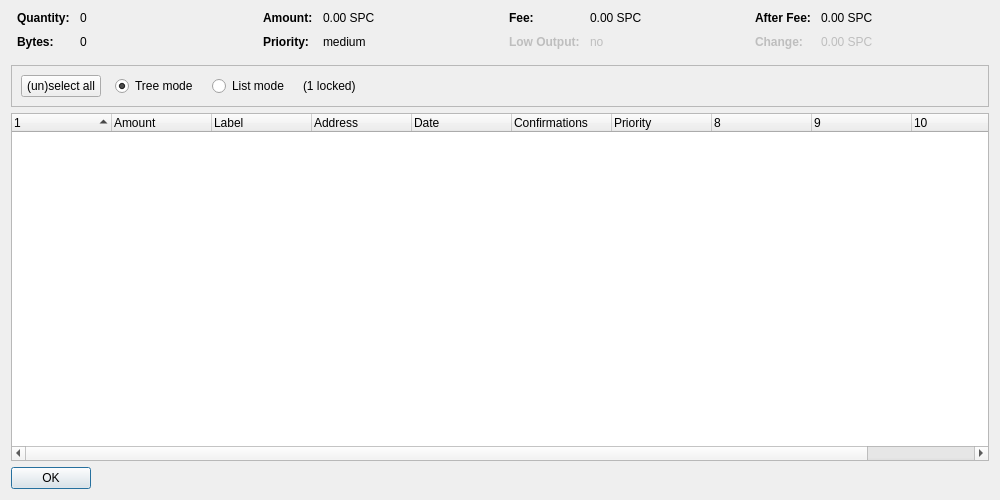
<?xml version="1.0" encoding="UTF-8"?>
<ui version="4.0">
 <class>CoinControlDialog</class>
 <widget class="QDialog" name="CoinControlDialog">
  <property name="geometry">
   <rect>
    <x>0</x>
    <y>0</y>
    <width>1000</width>
    <height>500</height>
   </rect>
  </property>
  <property name="windowTitle">
   <string>Coin Control Address Selection</string>
  </property>
  <layout class="QVBoxLayout" name="verticalLayout">
   <item>
    <layout class="QHBoxLayout" name="horizontalLayoutTop" stretch="0,0,0,0">
     <property name="topMargin">
      <number>0</number>
     </property>
     <property name="bottomMargin">
      <number>10</number>
     </property>
     <item>
      <layout class="QFormLayout" name="formLayoutCoinControl1">
       <property name="horizontalSpacing">
        <number>10</number>
       </property>
       <property name="verticalSpacing">
        <number>10</number>
       </property>
       <property name="leftMargin">
        <number>6</number>
       </property>
       <property name="rightMargin">
        <number>6</number>
       </property>
       <item row="0" column="0">
        <widget class="QLabel" name="labelCoinControlQuantityText">
         <property name="font">
          <font>
           <weight>75</weight>
           <bold>true</bold>
          </font>
         </property>
         <property name="text">
          <string>Quantity:</string>
         </property>
        </widget>
       </item>
       <item row="0" column="1">
        <widget class="QLabel" name="labelCoinControlQuantity">
         <property name="cursor">
          <cursorShape>IBeamCursor</cursorShape>
         </property>
         <property name="contextMenuPolicy">
          <enum>Qt::ActionsContextMenu</enum>
         </property>
         <property name="text">
          <string notr="true">0</string>
         </property>
         <property name="textInteractionFlags">
          <set>Qt::LinksAccessibleByMouse|Qt::TextSelectableByKeyboard|Qt::TextSelectableByMouse</set>
         </property>
        </widget>
       </item>
       <item row="1" column="0">
        <widget class="QLabel" name="labelCoinControlBytesText">
         <property name="font">
          <font>
           <weight>75</weight>
           <bold>true</bold>
          </font>
         </property>
         <property name="text">
          <string>Bytes:</string>
         </property>
        </widget>
       </item>
       <item row="1" column="1">
        <widget class="QLabel" name="labelCoinControlBytes">
         <property name="cursor">
          <cursorShape>IBeamCursor</cursorShape>
         </property>
         <property name="contextMenuPolicy">
          <enum>Qt::ActionsContextMenu</enum>
         </property>
         <property name="text">
          <string notr="true">0</string>
         </property>
         <property name="textInteractionFlags">
          <set>Qt::LinksAccessibleByMouse|Qt::TextSelectableByKeyboard|Qt::TextSelectableByMouse</set>
         </property>
        </widget>
       </item>
      </layout>
     </item>
     <item>
      <layout class="QFormLayout" name="formLayoutCoinControl2">
       <property name="horizontalSpacing">
        <number>10</number>
       </property>
       <property name="verticalSpacing">
        <number>10</number>
       </property>
       <property name="leftMargin">
        <number>6</number>
       </property>
       <property name="rightMargin">
        <number>6</number>
       </property>
       <item row="0" column="0">
        <widget class="QLabel" name="labelCoinControlAmountText">
         <property name="font">
          <font>
           <weight>75</weight>
           <bold>true</bold>
          </font>
         </property>
         <property name="text">
          <string>Amount:</string>
         </property>
        </widget>
       </item>
       <item row="0" column="1">
        <widget class="QLabel" name="labelCoinControlAmount">
         <property name="cursor">
          <cursorShape>IBeamCursor</cursorShape>
         </property>
         <property name="contextMenuPolicy">
          <enum>Qt::ActionsContextMenu</enum>
         </property>
         <property name="text">
          <string notr="true">0.00 SPC</string>
         </property>
         <property name="textInteractionFlags">
          <set>Qt::LinksAccessibleByMouse|Qt::TextSelectableByKeyboard|Qt::TextSelectableByMouse</set>
         </property>
        </widget>
       </item>
       <item row="1" column="0">
        <widget class="QLabel" name="labelCoinControlPriorityText">
         <property name="font">
          <font>
           <weight>75</weight>
           <bold>true</bold>
          </font>
         </property>
         <property name="text">
          <string>Priority:</string>
         </property>
        </widget>
       </item>
       <item row="1" column="1">
        <widget class="QLabel" name="labelCoinControlPriority">
         <property name="cursor">
          <cursorShape>IBeamCursor</cursorShape>
         </property>
         <property name="contextMenuPolicy">
          <enum>Qt::ActionsContextMenu</enum>
         </property>
         <property name="text">
          <string notr="true">medium</string>
         </property>
         <property name="textInteractionFlags">
          <set>Qt::LinksAccessibleByMouse|Qt::TextSelectableByKeyboard|Qt::TextSelectableByMouse</set>
         </property>
        </widget>
       </item>
      </layout>
     </item>
     <item>
      <layout class="QFormLayout" name="formLayoutCoinControl3">
       <property name="horizontalSpacing">
        <number>10</number>
       </property>
       <property name="verticalSpacing">
        <number>10</number>
       </property>
       <property name="leftMargin">
        <number>6</number>
       </property>
       <property name="rightMargin">
        <number>6</number>
       </property>
       <item row="0" column="0">
        <widget class="QLabel" name="labelCoinControlFeeText">
         <property name="font">
          <font>
           <weight>75</weight>
           <bold>true</bold>
          </font>
         </property>
         <property name="text">
          <string>Fee:</string>
         </property>
        </widget>
       </item>
       <item row="0" column="1">
        <widget class="QLabel" name="labelCoinControlFee">
         <property name="cursor">
          <cursorShape>IBeamCursor</cursorShape>
         </property>
         <property name="contextMenuPolicy">
          <enum>Qt::ActionsContextMenu</enum>
         </property>
         <property name="text">
          <string notr="true">0.00 SPC</string>
         </property>
         <property name="textInteractionFlags">
          <set>Qt::LinksAccessibleByMouse|Qt::TextSelectableByKeyboard|Qt::TextSelectableByMouse</set>
         </property>
        </widget>
       </item>
       <item row="1" column="0">
        <widget class="QLabel" name="labelCoinControlLowOutputText">
         <property name="enabled">
          <bool>false</bool>
         </property>
         <property name="font">
          <font>
           <weight>75</weight>
           <bold>true</bold>
          </font>
         </property>
         <property name="text">
          <string>Low Output:</string>
         </property>
        </widget>
       </item>
       <item row="1" column="1">
        <widget class="QLabel" name="labelCoinControlLowOutput">
         <property name="enabled">
          <bool>false</bool>
         </property>
         <property name="cursor">
          <cursorShape>IBeamCursor</cursorShape>
         </property>
         <property name="contextMenuPolicy">
          <enum>Qt::ActionsContextMenu</enum>
         </property>
         <property name="text">
          <string notr="true">no</string>
         </property>
         <property name="textInteractionFlags">
          <set>Qt::LinksAccessibleByMouse|Qt::TextSelectableByKeyboard|Qt::TextSelectableByMouse</set>
         </property>
        </widget>
       </item>
      </layout>
     </item>
     <item>
      <layout class="QFormLayout" name="formLayoutCoinControl4">
       <property name="horizontalSpacing">
        <number>10</number>
       </property>
       <property name="verticalSpacing">
        <number>10</number>
       </property>
       <property name="leftMargin">
        <number>6</number>
       </property>
       <property name="rightMargin">
        <number>6</number>
       </property>
       <item row="0" column="0">
        <widget class="QLabel" name="labelCoinControlAfterFeeText">
         <property name="font">
          <font>
           <weight>75</weight>
           <bold>true</bold>
          </font>
         </property>
         <property name="text">
          <string>After Fee:</string>
         </property>
        </widget>
       </item>
       <item row="0" column="1">
        <widget class="QLabel" name="labelCoinControlAfterFee">
         <property name="cursor">
          <cursorShape>IBeamCursor</cursorShape>
         </property>
         <property name="contextMenuPolicy">
          <enum>Qt::ActionsContextMenu</enum>
         </property>
         <property name="text">
          <string notr="true">0.00 SPC</string>
         </property>
         <property name="textInteractionFlags">
          <set>Qt::LinksAccessibleByMouse|Qt::TextSelectableByKeyboard|Qt::TextSelectableByMouse</set>
         </property>
        </widget>
       </item>
       <item row="1" column="0">
        <widget class="QLabel" name="labelCoinControlChangeText">
         <property name="enabled">
          <bool>false</bool>
         </property>
         <property name="font">
          <font>
           <weight>75</weight>
           <bold>true</bold>
          </font>
         </property>
         <property name="text">
          <string>Change:</string>
         </property>
        </widget>
       </item>
       <item row="1" column="1">
        <widget class="QLabel" name="labelCoinControlChange">
         <property name="enabled">
          <bool>false</bool>
         </property>
         <property name="cursor">
          <cursorShape>IBeamCursor</cursorShape>
         </property>
         <property name="contextMenuPolicy">
          <enum>Qt::ActionsContextMenu</enum>
         </property>
         <property name="text">
          <string notr="true">0.00 SPC</string>
         </property>
         <property name="textInteractionFlags">
          <set>Qt::LinksAccessibleByMouse|Qt::TextSelectableByKeyboard|Qt::TextSelectableByMouse</set>
         </property>
        </widget>
       </item>
      </layout>
     </item>
    </layout>
   </item>
   <item>
    <widget class="QFrame" name="frame">
     <property name="minimumSize">
      <size>
       <width>0</width>
       <height>40</height>
      </size>
     </property>
     <property name="frameShape">
      <enum>QFrame::StyledPanel</enum>
     </property>
     <property name="frameShadow">
      <enum>QFrame::Sunken</enum>
     </property>
     <layout class="QHBoxLayout" name="horizontalLayout">
      <item>
       <layout class="QHBoxLayout" name="horizontalLayoutPanel" stretch="0,0,0,0,0">
        <property name="spacing">
         <number>14</number>
        </property>
        <item>
         <widget class="QPushButton" name="pushButtonSelectAll">
          <property name="sizePolicy">
           <sizepolicy hsizetype="Maximum" vsizetype="Fixed">
            <horstretch>0</horstretch>
            <verstretch>0</verstretch>
           </sizepolicy>
          </property>
          <property name="text">
           <string>(un)select all</string>
          </property>
         </widget>
        </item>
        <item>
         <widget class="QRadioButton" name="radioTreeMode">
          <property name="sizePolicy">
           <sizepolicy hsizetype="Maximum" vsizetype="Fixed">
            <horstretch>0</horstretch>
            <verstretch>0</verstretch>
           </sizepolicy>
          </property>
          <property name="text">
           <string>Tree mode</string>
          </property>
          <property name="checked">
           <bool>true</bool>
          </property>
         </widget>
        </item>
        <item>
         <widget class="QRadioButton" name="radioListMode">
          <property name="sizePolicy">
           <sizepolicy hsizetype="Maximum" vsizetype="Fixed">
            <horstretch>0</horstretch>
            <verstretch>0</verstretch>
           </sizepolicy>
          </property>
          <property name="text">
           <string>List mode</string>
          </property>
         </widget>
        </item>
        <item>
         <widget class="QLabel" name="labelLocked">
          <property name="text">
           <string notr="true">(1 locked)</string>
          </property>
         </widget>
        </item>
        <item>
         <spacer name="horizontalSpacer">
          <property name="orientation">
           <enum>Qt::Horizontal</enum>
          </property>
          <property name="sizeHint" stdset="0">
           <size>
            <width>40</width>
            <height>20</height>
           </size>
          </property>
         </spacer>
        </item>
       </layout>
      </item>
     </layout>
    </widget>
   </item>
   <item>
    <widget class="CoinControlTreeWidget" name="treeWidget">
     <property name="contextMenuPolicy">
      <enum>Qt::CustomContextMenu</enum>
     </property>
     <property name="sortingEnabled">
      <bool>false</bool>
     </property>
     <property name="columnCount">
      <number>11</number>
     </property>
     <attribute name="headerShowSortIndicator" stdset="0">
      <bool>true</bool>
     </attribute>
     <attribute name="headerStretchLastSection">
      <bool>false</bool>
     </attribute>
     <column>
      <property name="text">
       <string/>
      </property>
     </column>
     <column>
      <property name="text">
       <string>Amount</string>
      </property>
     </column>
     <column>
      <property name="text">
       <string notr="true">Label</string>
      </property>
     </column>
     <column>
      <property name="text">
       <string>Address</string>
      </property>
     </column>
     <column>
      <property name="text">
       <string>Date</string>
      </property>
     </column>
     <column>
      <property name="text">
       <string>Confirmations</string>
      </property>
      <property name="toolTip">
       <string>Confirmed</string>
      </property>
     </column>
     <column>
      <property name="text">
       <string>Priority</string>
      </property>
     </column>
     <column>
      <property name="text">
       <string/>
      </property>
     </column>
     <column>
      <property name="text">
       <string/>
      </property>
     </column>
     <column>
      <property name="text">
       <string/>
      </property>
     </column>
     <column>
      <property name="text">
       <string/>
      </property>
     </column>
    </widget>
   </item>
   <item>
    <widget class="QDialogButtonBox" name="buttonBox">
     <property name="sizePolicy">
      <sizepolicy hsizetype="Maximum" vsizetype="Fixed">
       <horstretch>0</horstretch>
       <verstretch>0</verstretch>
      </sizepolicy>
     </property>
     <property name="orientation">
      <enum>Qt::Horizontal</enum>
     </property>
     <property name="standardButtons">
      <set>QDialogButtonBox::Ok</set>
     </property>
    </widget>
   </item>
  </layout>
 </widget>
 <customwidgets>
  <customwidget>
   <class>CoinControlTreeWidget</class>
   <extends>QTreeWidget</extends>
   <header>coincontroltreewidget.h</header>
  </customwidget>
 </customwidgets>
 <resources/>
 <connections/>
</ui>
